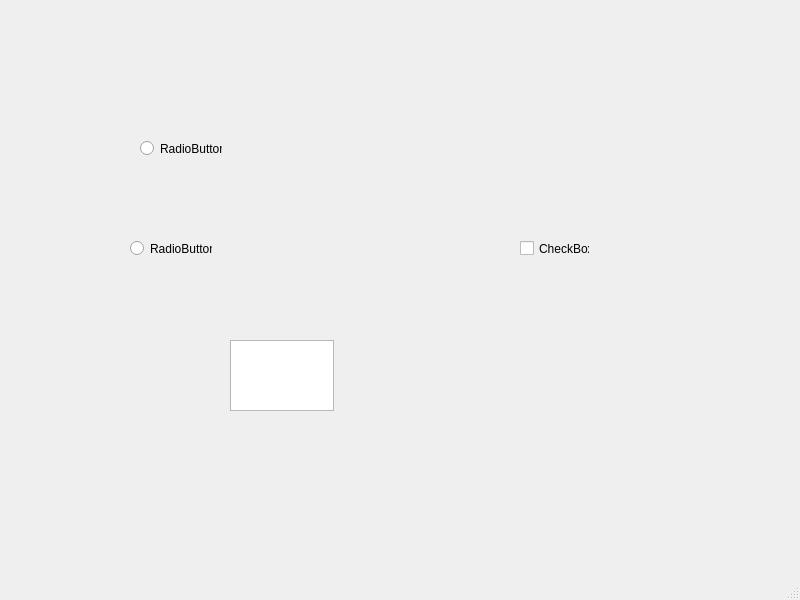
<?xml version="1.0" encoding="UTF-8"?>
<ui version="4.0">
 <class>MainWindow</class>
 <widget class="QMainWindow" name="MainWindow">
  <property name="geometry">
   <rect>
    <x>0</x>
    <y>0</y>
    <width>800</width>
    <height>600</height>
   </rect>
  </property>
  <property name="windowTitle">
   <string>MainWindow</string>
  </property>
  <widget class="QWidget" name="centralwidget">
   <widget class="QRadioButton" name="radioButton">
    <property name="geometry">
     <rect>
      <x>140</x>
      <y>140</y>
      <width>82</width>
      <height>17</height>
     </rect>
    </property>
    <property name="text">
     <string>RadioButton</string>
    </property>
   </widget>
   <widget class="QRadioButton" name="radioButton_2">
    <property name="geometry">
     <rect>
      <x>130</x>
      <y>240</y>
      <width>82</width>
      <height>17</height>
     </rect>
    </property>
    <property name="text">
     <string>RadioButton</string>
    </property>
   </widget>
   <widget class="QCheckBox" name="checkBox">
    <property name="geometry">
     <rect>
      <x>520</x>
      <y>240</y>
      <width>70</width>
      <height>17</height>
     </rect>
    </property>
    <property name="text">
     <string>CheckBox</string>
    </property>
   </widget>
   <widget class="QTextEdit" name="textEdit">
    <property name="geometry">
     <rect>
      <x>230</x>
      <y>340</y>
      <width>104</width>
      <height>71</height>
     </rect>
    </property>
   </widget>
  </widget>
  <widget class="QMenuBar" name="menubar">
   <property name="geometry">
    <rect>
     <x>0</x>
     <y>0</y>
     <width>800</width>
     <height>21</height>
    </rect>
   </property>
  </widget>
  <widget class="QStatusBar" name="statusbar"/>
 </widget>
 <resources/>
 <connections/>
</ui>
